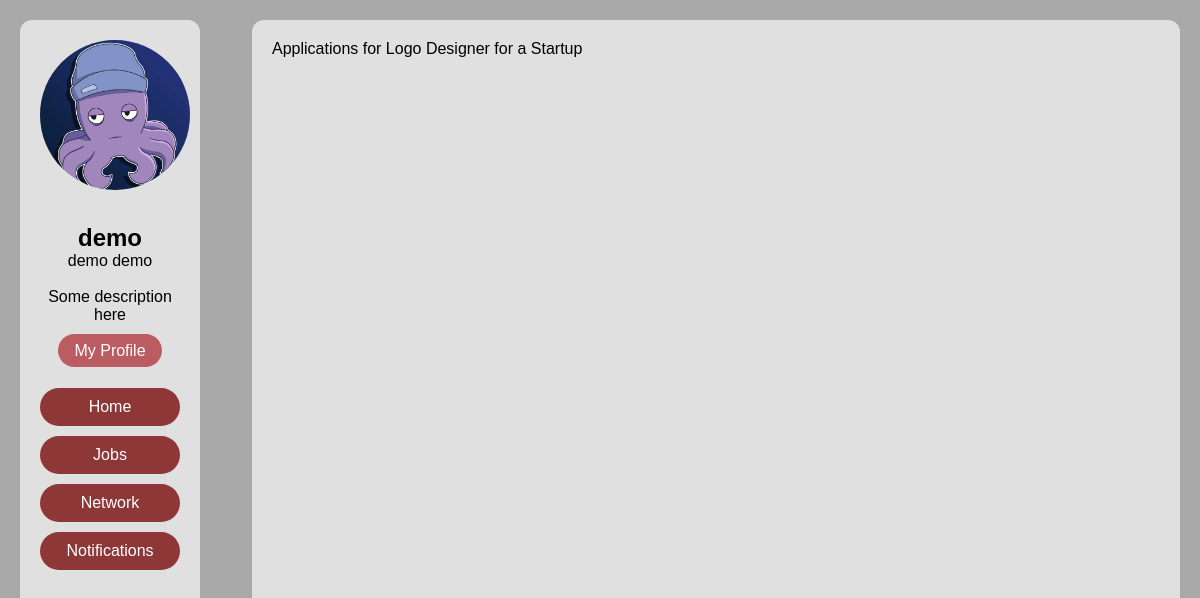
Screenshot of /applications/15 (signed in) with the database file from the repository.
### app1/models.py (models this page shows, shortened)
class Profile(models.Model):
    user=models.ForeignKey(settings.AUTH_USER_MODEL,on_delete=models.CASCADE,related_name='profiles')
    introduction=models.TextField(blank=True,null=True)
    profile_pic=models.ImageField(upload_to='profile_pics',blank=True,null=True)
    skills = models.CharField(max_length=50,blank=True, null=True)
    experience = models.PositiveIntegerField(default=0, help_text="Years of experience in freelancing or related work.")
    resume = models.FileField(upload_to='profile_resume/', blank=True, null=True)  # Optional document attachment

class CustomUser(AbstractBaseUser, PermissionsMixin):
    email = models.EmailField(unique=True)
    username = models.CharField(max_length=150, unique=True)
    first_name = models.CharField(max_length=30)
    last_name = models.CharField(max_length=30)
    password = models.CharField(max_length=255)
    is_active = models.BooleanField(default=True)
    is_staff = models.BooleanField(default=False)
    objects = CustomUserManager()
    USERNAME_FIELD = 'email'  # Login by email
    REQUIRED_FIELDS = ['username', 'first_name', 'last_name']  # Additional required fields

class Job(models.Model):
    STATUS_CHOICES = [
        ('open', 'Open'),
        ('in_progress', 'In Progress'),
        ('completed', 'Completed'),
        ('closed', 'Closed'),
    ]
    user = models.ForeignKey(settings.AUTH_USER_MODEL, on_delete=models.CASCADE, related_name='jobs')  # The user who posted the job
    title = models.CharField(max_length=255)  # Job title
    description = models.TextField()  # Job description
    document = models.FileField(upload_to='job_documents/', blank=True, null=True)  # Optional document attachment
    time_posted = models.DateTimeField(auto_now_add=True)  # Time when the job was posted
    deadline = models.DateField(blank=True, null=True)  # deadline for the job
    budget = models.DecimalField(max_digits=10, decimal_places=2, blank=True, null=True)  # Budget for the job
    status = models.CharField(max_length=20, choices=STATUS_CHOICES, default='open')  # Job status
    skills_required = models.CharField(max_length=255, blank=True, null=True)  # Skills required for the job
    working_user = models.ForeignKey(settings.AUTH_USER_MODEL, on_delete=models.SET_NULL, null=True, blank=True, related_name='working_jobs')  # The user currently working on the job
    payout_request = models.BooleanField(default=False)

### app1/views.py (the view, shortened to what this page needs)
# urls.py: path('applications/<int:id>',Applicationview.as_view(),name="applications"),
class Applicationview(View):
    def get(self,request,id):
        job=get_object_or_404(Job,id=id)
        application=Applications.objects.filter(receving_user=request.user,job=job)
        return render(request,'applications.html',{'application':application,'job':job})

### app1/context_processors.py (called while the page is built)
def Base(request):
    if request.user.is_authenticated:
        try:
            lp = Profile.objects.get(user=request.user)
        except Profile.DoesNotExist:
            lp = None
        return {'lp': lp}
    return {}

### app1/templates/applications.html (shortened to what this page needs)
{% extends 'base.html' %}
{% block maincontent %}
Applications for {{ job.title }} <br>
{% endblock %}

### app1/templates/base.html (shortened to what this page needs)
{% load static %}
<!DOCTYPE html>
<html lang="en">
<head>
    <link rel="stylesheet" href="{% static 'css/base.css' %}">
</head>
<body>
    <div class="sidebar">
        <div class="profile-card">
            {% if  lp.profile_pic %}
             <img src="{{ lp.profile_pic.url }}" alt="Profile Image" class="profile-pic">
            {% else %}
            <img src="https://i.pinimg.com/736x/b1/48/8f/b1488fdac4488b4a116c6964c1735f60.jpg" alt="Profile Image" class="profile-pic">
            {% endif %}
            <h2>{{ request.user.username }}</h2>
            <p>{{ request.user.first_name }} {{ request.user.last_name }}</p><br>
            <p>Some description here<br><br>
            <a href="{% url 'user_profile' request.user.id %}" class="profile-button">My Profile</a>
        </div><br>
        <nav>
            <ul>
                <li><a href="{% url 'home' %}">Home</a></li>
                <li><a href="{% url 'myjobs' %}">Jobs</a></li>
                <li><a href="{% url 'profiles' %}">Network</a></li>
                <li><a href="">Notifications</a></li>
            </ul>
        </nav>
    </div>
        <div class="main-feed">
            {% block maincontent %}
            {% endblock %}
        </div>
</body>
</html>

### app1/static/css/base.css (style rules this page uses)
* { margin: 0; padding: 0; box-sizing: border-box; }
body { font-family: Arial, sans-serif; background-color: #A9A9A9; color: black; display: flex; justify-content: center; margin-top: 20px; margin-left: 20px; margin-right: 20px; }
.sidebar { width: 15%; padding: 20px; background-color: #E0E0E0; position: fixed; height: calc(100vh - 40px); top: 20px; left: 20px; margin-right: 20px; border-radius: 12px; }
.main-feed { margin-left: 20%; width: 80%; padding: 20px; background-color: #E0E0E0; height: calc(100vh - 40px); overflow-y: scroll; border-radius: 12px; -ms-overflow-style: none; scrollbar-width: none; }
.profile-card { text-align: center; }
.profile-card img { border-radius: 50%; width: 150px; height: 150px; margin-bottom: 30px; }
.profile-button { background-color: rgb(186, 92, 98); border: none; color: #fff; padding: 8px 16px; border-radius: 20px; cursor: pointer; text-decoration: none; }
nav ul { list-style: none; padding: 0; }
nav ul li { margin: 10px 0; }
nav ul li a { text-decoration: none; color: #fff; background-color: rgb(142, 55, 55); padding: 10px; border-radius: 20px; display: block; text-align: center; }

### rows the page displays
Profile: profile_pic (picture)
CustomUser: user.username "demo", user.first_name "demo", user.last_name "demo"
Job: title "Logo Designer for a Startup"
